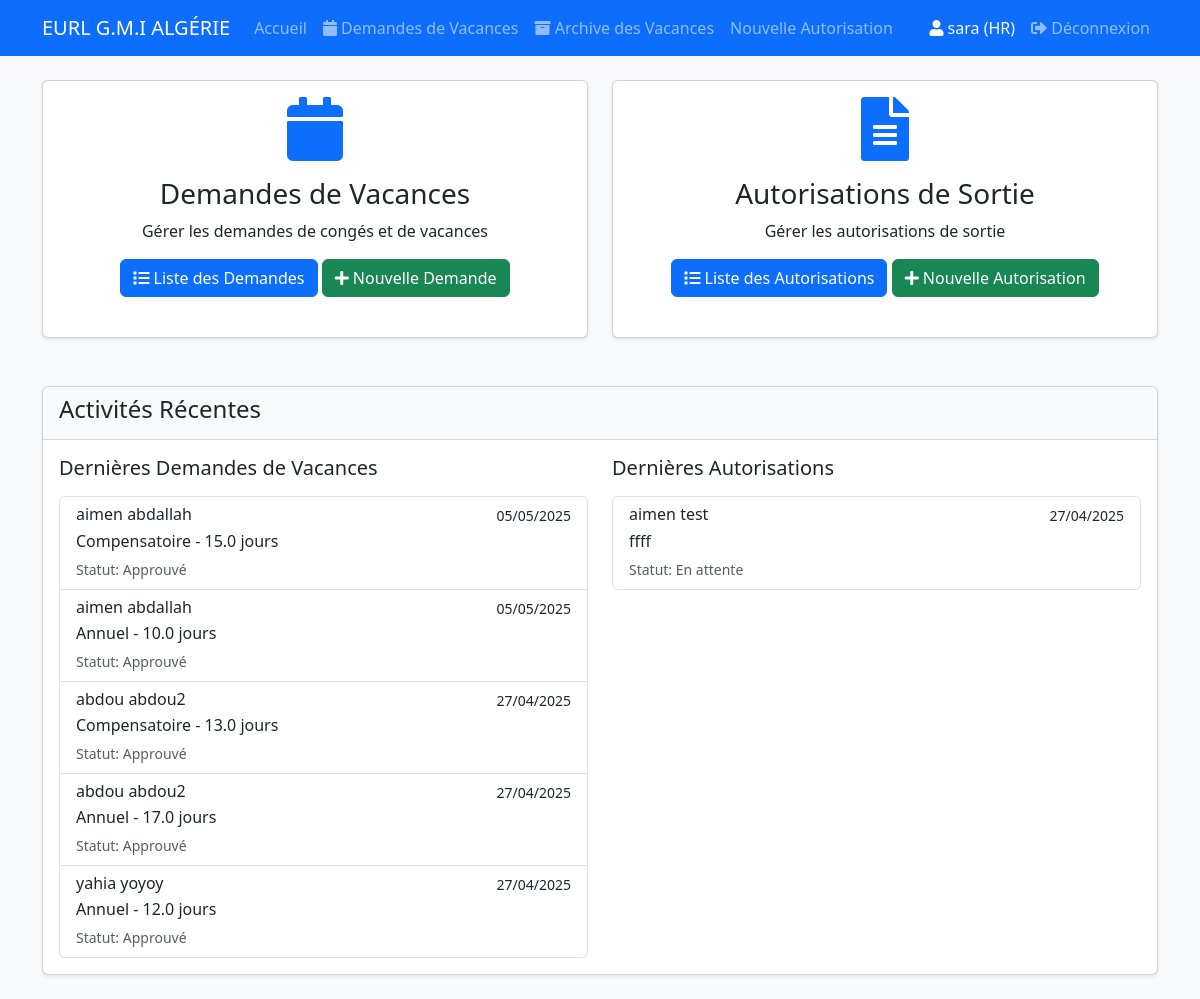
Screenshot of / (signed in) with the database file from the repository.
### app/models/user.py (models this page shows, shortened)
class User(UserMixin, db.Model):
    id = db.Column(db.Integer, primary_key=True)
    username = db.Column(db.String(80), unique=True, nullable=False)
    password_hash = db.Column(db.String(128))
    role = db.Column(db.String(20), nullable=False)  # 'HR' ou 'DG'

### app/models/vacances.py (models this page shows, shortened)
class DemandeVacances(db.Model):
    __tablename__ = 'demande_vacances'
    id = db.Column(db.Integer, primary_key=True)
    unite = db.Column(db.String(100), nullable=False)
    type_vacances = db.Column(db.String(50), nullable=False)  # Annuel ou compensatoire
    nom_prenom = db.Column(db.String(100), nullable=False)
    emploi = db.Column(db.String(100), nullable=False)
    interet = db.Column(db.String(200))
    nombre_jours = db.Column(db.Float, nullable=False)
    date_sortie = db.Column(db.Date, nullable=False)
    date_entree = db.Column(db.Date, nullable=False)
    lieu_residence = db.Column(db.String(200), nullable=False)
    signature_employe = db.Column(db.Boolean, default=False)
    nom_alternatif = db.Column(db.String(100))
    avis_interet_direct = db.Column(db.String(500))
    avis_directeur_general = db.Column(db.String(50))
    signature_dg = db.Column(db.Boolean, default=False)
    signature_data = db.Column(db.Text)  # To store the base64 signature image
    residuel = db.Column(db.Float, nullable=False, default=0)
    residuel_clarification = db.Column(db.String(200))
    annee_en_cours = db.Column(db.Float, nullable=False, default=0)
    annee_exercice = db.Column(db.Integer)
    total = db.Column(db.Float, nullable=False, default=0)
    date_creation = db.Column(db.DateTime, nullable=False, default=datetime.utcnow)
    statut = db.Column(db.String(20), nullable=False, default='En attente')  # En attente, Approuvé, Refusé
    createur = db.Column(db.String(50), nullable=False)

### app/models/autorisation.py (models this page shows, shortened)
class Autorisation(db.Model):
    id = db.Column(db.Integer, primary_key=True)
    nom = db.Column(db.String(100), nullable=False)
    prenom = db.Column(db.String(100), nullable=False)
    date_sortie = db.Column(db.Date, nullable=False)
    heure_sortie = db.Column(db.Time, nullable=False)
    date_retour = db.Column(db.Date, nullable=False)
    heure_retour = db.Column(db.Time, nullable=False)
    destination = db.Column(db.String(200), nullable=False)
    motif = db.Column(db.String(500), nullable=False)
    date_creation = db.Column(db.DateTime, default=datetime.utcnow)
    statut = db.Column(db.String(20), default='En attente')  # En attente, Approuvé, Refusé
    signature_responsable = db.Column(db.Boolean, default=False)
    createur = db.Column(db.String(80))  # Username of the creator
    signature_data = db.Column(db.Text, nullable=True)  # To store signature image data

### app/routes/main.py (the view)
@bp.route('/')
@login_required
def index():
    if not current_user.is_authenticated:
        return redirect(url_for('auth.login'))
    autorisations = Autorisation.query.order_by(Autorisation.date_creation.desc()).limit(5).all()
    demandes_vacances = DemandeVacances.query.order_by(DemandeVacances.date_creation.desc()).limit(5).all()
    return render_template('index.html',
                         autorisations=autorisations,
                         demandes_vacances=demandes_vacances)

### app/templates/index.html
{% extends "base.html" %} {% block content %}
<div class="row mb-5">
  <div class="col-md-6">
    <div class="card h-100">
      <div class="card-body text-center">
        <i class="fas fa-calendar fa-4x mb-3 text-primary"></i>
        <h3 class="card-title">Demandes de Vacances</h3>
        <p class="card-text">Gérer les demandes de congés et de vacances</p>
        <a
          href="{{ url_for('vacances.liste_vacances') }}"
          class="btn btn-primary"
        >
          <i class="fas fa-list"></i> Liste des Demandes
        </a>
        {% if current_user.is_authenticated %}
        <a
          href="{{ url_for('vacances.nouvelle_demande') }}"
          class="btn btn-success"
        >
          <i class="fas fa-plus"></i> Nouvelle Demande
        </a>
        {% endif %}
      </div>
    </div>
  </div>
  <div class="col-md-6">
    <div class="card h-100">
      <div class="card-body text-center">
        <i class="fas fa-file-alt fa-4x mb-3 text-primary"></i>
        <h3 class="card-title">Autorisations de Sortie</h3>
        <p class="card-text">Gérer les autorisations de sortie</p>
        <a
          href="{{ url_for('main.liste_autorisations') }}"
          class="btn btn-primary"
        >
          <i class="fas fa-list"></i> Liste des Autorisations
        </a>
        {% if current_user.role == 'HR' %}
        <a
          href="{{ url_for('main.nouvelle_autorisation') }}"
          class="btn btn-success"
        >
          <i class="fas fa-plus"></i> Nouvelle Autorisation
        </a>
        {% endif %}
      </div>
    </div>
  </div>
</div>
<div class="row">
  <div class="col-12">
    <div class="card">
      <div class="card-header">
        <h4>Activités Récentes</h4>
      </div>
      <div class="card-body">
        <div class="row">
          <div class="col-md-6">
            <h5 class="mb-3">Dernières Demandes de Vacances</h5>
            {% if demandes_vacances %}
            <div class="list-group">
              {% for demande in demandes_vacances %}
              <a
                href="{{ url_for('vacances.voir_demande', id=demande.id) }}"
                class="list-group-item list-group-item-action"
              >
                <div class="d-flex w-100 justify-content-between">
                  <h6 class="mb-1">{{ demande.nom_prenom }}</h6>
                  <small
                    >{{ demande.date_creation.strftime('%d/%m/%Y') }}</small
                  >
                </div>
                <p class="mb-1">
                  {{ demande.type_vacances }} - {{ demande.nombre_jours }} jours
                </p>
                <small class="text-muted">Statut: {{ demande.statut }}</small>
              </a>
              {% endfor %}
            </div>
            {% else %}
            <p class="text-muted">Aucune demande de vacances récente</p>
            {% endif %}
          </div>
          <div class="col-md-6">
            <h5 class="mb-3">Dernières Autorisations</h5>
            {% if autorisations %}
            <div class="list-group">
              {% for autorisation in autorisations %}
              <a
                href="{{ url_for('main.voir_autorisation', id=autorisation.id) }}"
                class="list-group-item list-group-item-action"
              >
                <div class="d-flex w-100 justify-content-between">
                  <h6 class="mb-1">
                    {{ autorisation.nom }} {{ autorisation.prenom }}
                  </h6>
                  <small
                    >{{ autorisation.date_creation.strftime('%d/%m/%Y')
                    }}</small
                  >
                </div>
                <p class="mb-1">{{ autorisation.motif }}</p>
                <small class="text-muted"
                  >Statut: {{ autorisation.statut }}</small
                >
              </a>
              {% endfor %}
            </div>
            {% else %}
            <p class="text-muted">Aucune autorisation récente</p>
            {% endif %}
          </div>
        </div>
      </div>
    </div>
  </div>
</div>
{% endblock %}

### app/templates/base.html (shortened to what this page needs)
<!DOCTYPE html>
<html lang="fr">
  <head>
    <link
      href="https://cdn.jsdelivr.net/npm/bootstrap@5.3.0/dist/css/bootstrap.min.css"
      rel="stylesheet"
    />
    <link
      rel="stylesheet"
      href="{{ url_for('static', filename='css/style.css') }}"
    />
    <link
      href="https://cdnjs.cloudflare.com/ajax/libs/font-awesome/5.15.4/css/all.min.css"
      rel="stylesheet"
    />
  </head>
  <body>
    <nav class="navbar navbar-expand-lg navbar-dark bg-primary mb-4">
      <div class="container">
        <a class="navbar-brand" href="{{ url_for('main.index') }}"
          >EURL G.M.I ALGÉRIE</a
        >
        <div class="collapse navbar-collapse" id="navbarNav">
          <ul class="navbar-nav me-auto">
            <li class="nav-item">
              <a class="nav-link" href="{{ url_for('main.index') }}">Accueil</a>
            </li>
            {% if current_user.is_authenticated %}
            <li class="nav-item">
              <a
                class="nav-link"
                href="{{ url_for('vacances.liste_vacances') }}"
              >
                <i class="fas fa-calendar"></i> Demandes de Vacances
              </a>
            </li>
            <li class="nav-item">
              <a
                class="nav-link"
                href="{{ url_for('vacances.archive_vacances') }}"
              >
                <i class="fas fa-archive"></i> Archive des Vacances
              </a>
            </li>
            {% if current_user.role == 'HR' %}
            <li class="nav-item">
              <a
                class="nav-link"
                href="{{ url_for('main.nouvelle_autorisation') }}"
                >Nouvelle Autorisation</a
              >
            </li>
            {% endif %} {% endif %}
          </ul>
          {% if current_user.is_authenticated %}
          <div class="navbar-nav ms-auto">
            <span class="nav-item nav-link text-light"
              ><i class="fas fa-user"></i> {{ current_user.username }} ({{
              current_user.role }})</span
            >
            <a class="nav-item nav-link" href="{{ url_for('auth.logout') }}"
              ><i class="fas fa-sign-out-alt"></i> Déconnexion</a
            >
          </div>
          {% endif %}
        </div>
      </div>
    </nav>
    <div class="container">
       {% block content %}{% endblock %}
    </div>
  </body>
</html>

### app/static/css/style.css (style rules this page uses)
body { background-color: #f8f9fa; }
.card { box-shadow: 0 0.125rem 0.25rem rgba(0, 0, 0, 0.075); margin-bottom: 1.5rem; }
.card-header { background-color: #f8f9fa; border-bottom: 1px solid rgba(0, 0, 0, 0.125); }

### rows the page displays
User: username "sara", role "HR"
DemandeVacances: nom_prenom "aimen abdallah", date_creation "05/05/2025", type_vacances "Compensatoire", nombre_jours "15.0", statut "Approuvé"
DemandeVacances: nom_prenom "aimen abdallah", date_creation "05/05/2025", type_vacances "Annuel", nombre_jours "10.0", statut "Approuvé"
DemandeVacances: nom_prenom "abdou abdou2", date_creation "27/04/2025", type_vacances "Compensatoire", nombre_jours "13.0", statut "Approuvé"
DemandeVacances: nom_prenom "abdou abdou2", date_creation "27/04/2025", type_vacances "Annuel", nombre_jours "17.0", statut "Approuvé"
DemandeVacances: nom_prenom "yahia yoyoy", date_creation "27/04/2025", type_vacances "Annuel", nombre_jours "12.0", statut "Approuvé"
Autorisation: nom "aimen", prenom "test", date_creation "27/04/2025", motif "ffff", statut "En attente"
